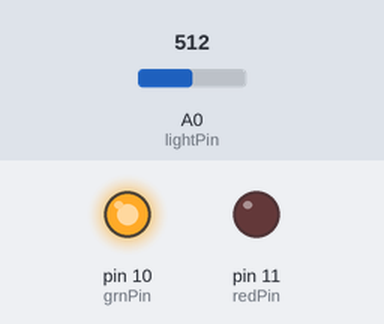
Bench run of a sketch on a simulated Arduino Uno, built with avr-gcc and run on an emulated ATmega328P. On the bench: output pins drawn as LEDs (lit = HIGH). The inputs (shaded band) are chosen by the test bench; at power-on: A0 (lightPin) = 512.

Above: at 1.2 s.
1.3 s: A0 (lightPin) set to 485
At 2.5 s:
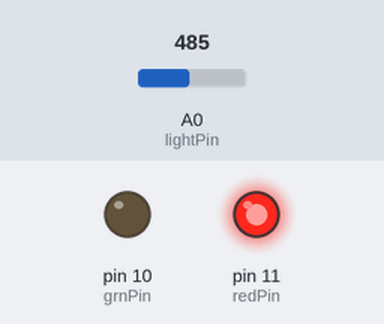
2.8 s: A0 (lightPin) set to 510
At 3.6 s:
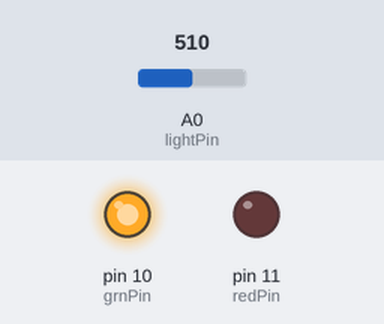
4.3 s: A0 (lightPin) set to 490
At 4.7 s:
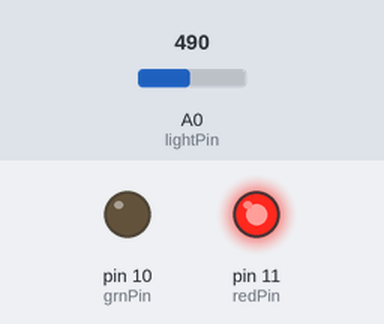
Timing chart, 0 to 7.3 s (numbered marks = the images above; inputs shaded):
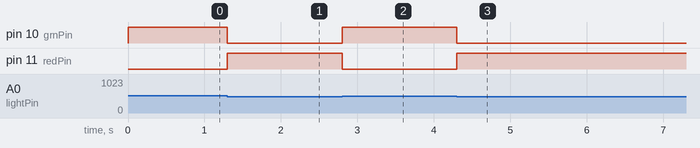

Measured:
- the behaviour switches between 500 and 499 on A0 (lightPin) (found by bisection; images 0 and 1)
- after the input at 1.3 s, pin 10 (grnPin): HIGH → LOW at once; pin 11 (redPin): LOW → HIGH at once
- after the input at 2.8 s, pin 10 (grnPin): LOW → HIGH at once; pin 11 (redPin): HIGH → LOW at once
- after the input at 4.3 s, pin 10 (grnPin): HIGH → LOW at once; pin 11 (redPin): LOW → HIGH at once

The sketch:

lesson_25_session.ino
```cpp
int lightPin = A0;
int redPin = 11;
int grnPin = 10;
int lightVal;
int lightThreshold = 500;
// int repeatDelay = 250;

void setup() {
    pinMode(lightPin,INPUT);
    pinMode(redPin,OUTPUT);
    pinMode(grnPin,OUTPUT);
    // Serial.begin(115200);
}

void loop() {
    lightVal = analogRead(lightPin);
    // Serial.println(lightVal);
    if(lightVal>=lightThreshold) {
        digitalWrite(grnPin,1);
        digitalWrite(redPin,0);
    } else {
        digitalWrite(redPin,1);
        digitalWrite(grnPin,0);
    }
    // delay(repeatDelay);
}
```
